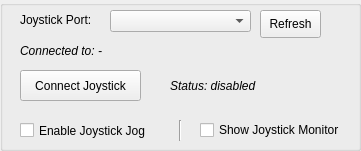
       <widget class="QGroupBox" name="joystick_control_group">
        <property name="geometry">
         <rect>
          <x>1430</x>
          <y>480</y>
          <width>361</width>
          <height>151</height>
         </rect>
        </property>
        <property name="title">
         <string/>
        </property>
        <widget class="QCheckBox" name="joystick_enable_checkbox">
         <property name="geometry">
          <rect>
           <x>20</x>
           <y>120</y>
           <width>181</width>
           <height>21</height>
          </rect>
         </property>
         <property name="font">
          <font>
           <weight>50</weight>
           <bold>false</bold>
          </font>
         </property>
         <property name="text">
          <string>Enable Joystick Jog</string>
         </property>
        </widget>
        <widget class="QLabel" name="joystick_port_label">
         <property name="geometry">
          <rect>
           <x>20</x>
           <y>10</y>
           <width>81</width>
           <height>20</height>
          </rect>
         </property>
         <property name="text">
          <string>Joystick Port:</string>
         </property>
        </widget>
        <widget class="QComboBox" name="joystick_port_combo">
         <property name="geometry">
          <rect>
           <x>110</x>
           <y>10</y>
           <width>141</width>
           <height>22</height>
          </rect>
         </property>
        </widget>
        <widget class="QPushButton" name="joystick_refresh_ports_button">
         <property name="geometry">
          <rect>
           <x>260</x>
           <y>10</y>
           <width>61</width>
           <height>28</height>
          </rect>
         </property>
         <property name="text">
          <string>Refresh</string>
         </property>
        </widget>
        <widget class="QLabel" name="joystick_port_value_label">
         <property name="geometry">
          <rect>
           <x>20</x>
           <y>40</y>
           <width>131</width>
           <height>21</height>
          </rect>
         </property>
         <property name="font">
          <font>
           <italic>true</italic>
          </font>
         </property>
         <property name="text">
          <string>Connected to: -</string>
         </property>
        </widget>
        <widget class="QPushButton" name="joystick_connect_button">
         <property name="geometry">
          <rect>
           <x>20</x>
           <y>70</y>
           <width>121</width>
           <height>31</height>
          </rect>
         </property>
         <property name="font">
          <font>
           <weight>50</weight>
           <bold>false</bold>
          </font>
         </property>
         <property name="text">
          <string>Connect Joystick</string>
         </property>
        </widget>
        <widget class="QLabel" name="joystick_status_label">
         <property name="geometry">
          <rect>
           <x>170</x>
           <y>70</y>
           <width>181</width>
           <height>31</height>
          </rect>
         </property>
         <property name="font">
          <font>
           <italic>true</italic>
          </font>
         </property>
         <property name="text">
          <string>Status: disabled</string>
         </property>
         <property name="wordWrap">
          <bool>true</bool>
         </property>
        </widget>
        <widget class="QCheckBox" name="joystick_monitor_checkbox">
         <property name="geometry">
          <rect>
           <x>200</x>
           <y>120</y>
           <width>151</width>
           <height>20</height>
          </rect>
         </property>
         <property name="text">
          <string>Show Joystick Monitor</string>
         </property>
        </widget>
        <widget class="Line" name="joystick_line">
         <property name="geometry">
          <rect>
           <x>170</x>
           <y>120</y>
           <width>20</width>
           <height>21</height>
          </rect>
         </property>
         <property name="orientation">
          <enum>Qt::Vertical</enum>
         </property>
        </widget>
       </widget>
